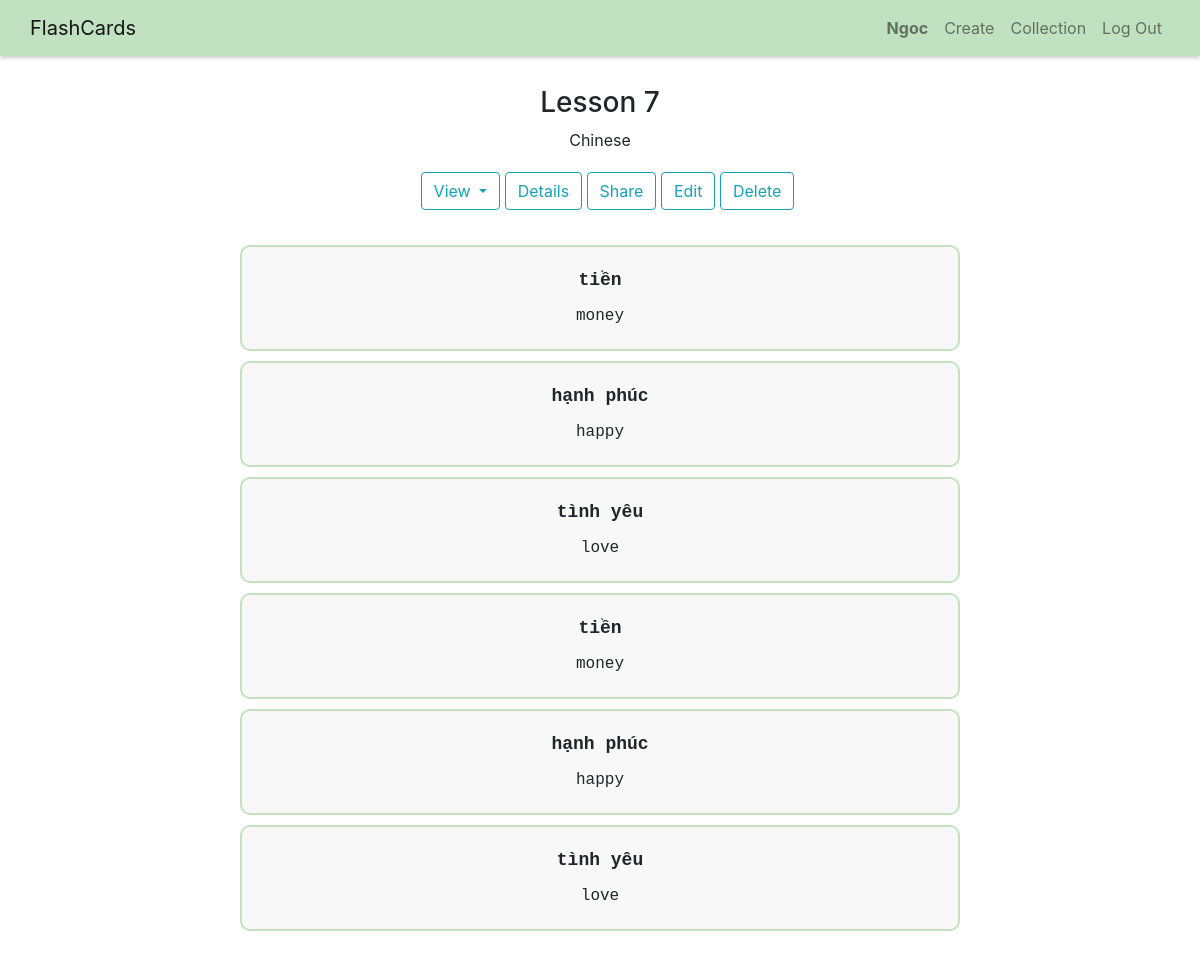
Page /view-set/7 (signed in) on the committed database.
### flashcards/models.py (models this page shows)
class User(AbstractUser):
    pass

class Set(models.Model):
    owner = models.ForeignKey("User", on_delete=models.CASCADE, related_name="sets")
    name = models.CharField(max_length=255)
    description = models.TextField(blank=True)
    timestamp = models.DateTimeField(auto_now_add=True)

class Card(models.Model):
    set = models.ForeignKey("Set", on_delete=models.CASCADE, related_name="cards")
    term = models.CharField(max_length=255)
    definition = models.TextField()

### flashcards/views.py (the view, shortened to what this page needs)
# urls.py: path("view-set/<int:set_id>", views.set, name="view-set")
def set(request, set_id):
    user = None
    message = None
    if request.user.is_authenticated:
        user = request.user
    else:
        message = "Log in to add this set to your collection, or edit and delete if you are the owner."
    try:
        set = Set.objects.get(pk=set_id)
        user_is_not_owner = set.owner != user
        user_has_not_added = len(Add.objects.filter(user=user, set=set)) == 0
    except Set.DoesNotExist:
        return HttpResponse("Invalid set ID.")
    return render(request, "flashcards/set.html", {
            "set": set,
            "user_is_not_owner": user_is_not_owner,
            "user_has_not_added": user_has_not_added,
            "message": message
        })

### flashcards/templates/flashcards/set.html (shortened to what this page needs)
{% extends "flashcards/layout.html" %}
{% load static %}
{% block body %}
    <div class="container center">
        <h3>{{ set.name }}</h3>
        <div>{{ set.description }}</div>
        <div class="set-actions">
            <button class="btn btn-outline-info dropdown-toggle" type="button" id="view-mode-btn" data-toggle="dropdown" aria-haspopup="true" aria-expanded="false">
                View
            </button>
            <button class="btn btn-outline-info popup" onclick="showDetails()">Details
            </button>
            <button onclick="share()" class="btn btn-outline-info set-btn" id="share-btn" title="Copy link">Share</button>
            {% if user.is_authenticated %}
                {% if user_is_not_owner %}
                    <form method="post">
                        {% csrf_token %}
                        {% if user_has_not_added %}
                            <button name="action" value="add" type="submit" class="btn btn-outline-info set-btn" title="Add this set to your collection">Add</button>
                        {% else %}
                            <button name="action" value="unadd" type="submit" class="btn btn-outline-info set-btn" title="Remove this set from your collection">Remove</button>
                        {% endif %}
                    </form>
                {% else %}
                    <button class="btn btn-outline-info set-btn" id="edit-btn" title="Edit this set">Edit</button>
                    <button class="btn btn-outline-info set-btn" id="delete-btn" title="Delete this set">Delete</button>
                {% endif %}
            {% endif %}
        </div>
        <div class="existing-cards-div" id="all-cards-view">
            {% for card in set.cards.all %}
            <div class="existing-card-div" id="{{ card.pk }}">
                <div class="set-item set-title">{{ card.term }}</div>
                <div class="set-item">
                    <ul>
                        <li>{{ card.definition }}</li>
                    </ul>
                </div>
            </div>
            {% endfor %}
        </div>
    </div>
{% endblock %}

### flashcards/templates/flashcards/layout.html (shortened to what this page needs)
{% load static %}
<!DOCTYPE html>
<html lang="en">
    <head>
        <link rel="stylesheet" href="https://cdn.jsdelivr.net/npm/bootstrap@4.3.1/dist/css/bootstrap.min.css">
        <link href="{% static 'flashcards/styles.css' %}" rel="stylesheet">
    </head>
    <body>
          <nav class="navbar navbar-expand-sm navbar-light bg-custom">
            <a class="navbar-brand" href="{% url 'index' %}">FlashCards</a>
            <div class="collapse navbar-collapse justify-content-end" id="navbarNavAltMarkup">
              <div class="navbar-nav">
                {% if user.is_authenticated %}
                    <a class="nav-item nav-link" href="#"><strong>{{ user.username }}</strong></a>
                    <a class="nav-item nav-link" href="{% url 'create' %}">Create</a>
                    <a class="nav-item nav-link" href="{% url 'collection' %}">Collection</a>
                    <a class="nav-item nav-link" href="{% url 'logout' %}">Log Out</a>
                {% else %}
                    <a class="nav-item nav-link" href="{% url 'login' %}">Log In</a>
                    <a class="nav-item nav-link" href="{% url 'register' %}">Register</a>
                {% endif %}
              </div>
            </div>
          </nav>
        <div class="body">
            {% block body %}
            {% endblock %}
        </div>
    </body>
</html>

### flashcards/static/flashcards/styles.css (style rules this page uses)
.body { padding: 30px; display: flex; flex-direction: column; min-height: 90vh; }
nav { box-shadow: 0 2px 4px 0 rgba(0,0,0,.2); }
.navbar { display: flex; padding-left: 30px; padding-right: 30px; }
.navbar-nav { text-align:right; }
.container { display: flex; flex-direction: column; align-items: center; text-align: center; }
.bg-custom { background-color: #C1E1C1; }
.center { text-align: center; }
.existing-sets-div, .existing-cards-div { margin-top: 15px; }
.existing-set-div, .existing-card-div { border: 2px solid #C1E1C1; border-radius: 10px; margin: 10px; padding: 5px; width: 60vw; background-color: #f8f8f8; font-family: 'Courier New', Courier, monospace; transition: transform 0.3s ease-in-out; }
.set-item { margin-bottom: 10px; }
.set-title { font-weight: bold; font-size: large; margin-top: 15px; }
ul { list-style-type: none; padding: 0; }
li { margin-bottom: 10px; margin-top: 10px; padding-right: 20px; padding-left: 20px; list-style-type: none; }
.set-btn { pointer-events: auto; }
#view-mode-btn { margin-left: 15px; }
.set-actions { all:unset; float:left; }
.popup { position: relative; display: inline-block; cursor: pointer; -webkit-user-select: none; -moz-user-select: none; -ms-user-select: none; user-select: none; }
.set-actions { padding: 10px; }
.set-actions > button { margin-top: 10px; }

### rows in the picture
User: username "Ngoc"
Set: name "Lesson 7", description "Chinese"
Card: term "tiền", definition "money"
Card: term "hạnh phúc", definition "happy"
Card: term "tình yêu", definition "love"
Card: term "tiền", definition "money"
Card: term "hạnh phúc", definition "happy"
Card: term "tình yêu", definition "love"
